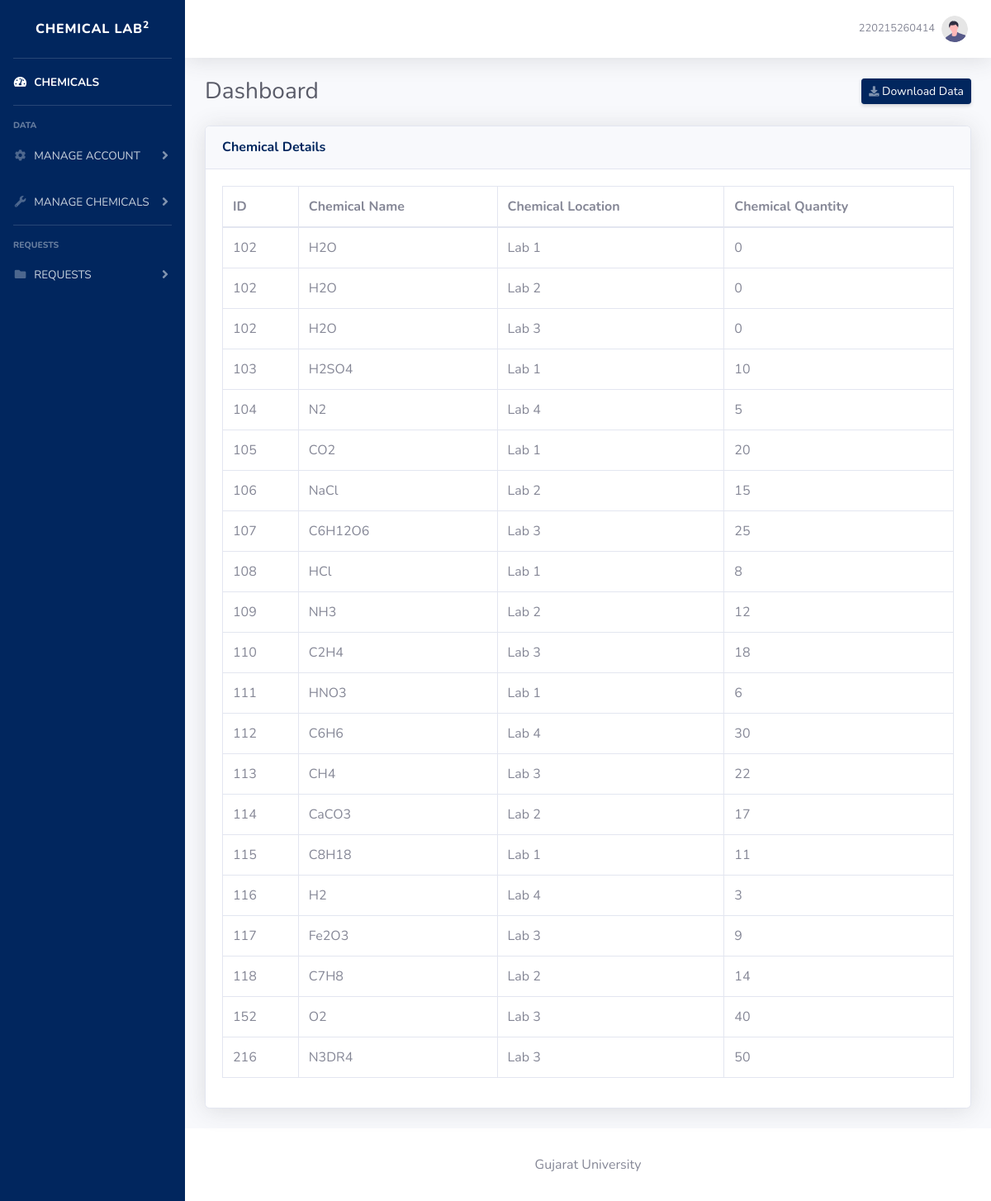
Screenshot of /admin/admin_dashboard.php (signed in) with the database file from the repository.
### tables this page shows
CREATE TABLE `tbl_chemical` (
  `chem_id` varchar(3) NOT NULL,
  `chem_name` varchar(40) NOT NULL,
  `chem_loc` varchar(2) NOT NULL,
  `chem_quan` varchar(3) NOT NULL
);

### admin/admin_dashboard.php (the view, shortened to what this page needs)
<?php
$username = $_SESSION["username"];
require '../php_files/connection.php';
$sql = "SELECT * FROM tbl_chemical";
$result = mysqli_query($conn, $sql);
$chemicals = [];
while ($row = mysqli_fetch_assoc($result)) {
    $chemicals[] = $row;
}
?>
<!DOCTYPE html>
<html lang="en">
<head>
    <link href="../vendor/fontawesome-free/css/all.min.css" rel="stylesheet" type="text/css">
    <link href="../css/sb-admin-2.min.css" rel="stylesheet">
</head>
<body id="page-top">
    <div id="wrapper">
        <ul class="navbar-nav bg-gradient-primary sidebar sidebar-dark accordion" id="accordionSidebar">
            <a class="sidebar-brand d-flex align-items-center justify-content-center" href="admin_dashboard.php">
                <div class="sidebar-brand-text mx-3">CHEMICAL LAB<sup>2</sup></div>
            </a>
            <hr class="sidebar-divider my-0">
            <li class="nav-item active">
                <a class="nav-link" href="admin_dashboard.php">
                    <i class="fas fa-fw fa-tachometer-alt"></i>
                    <span>CHEMICALS</span></a>
            </li>
            <hr class="sidebar-divider">
            <div class="sidebar-heading">
                DATA
            </div>
            <li class="nav-item">
                <a class="nav-link collapsed" href="#" data-toggle="collapse" data-target="#collapseTwo"
                    aria-expanded="true" aria-controls="collapseTwo">
                    <i class="fas fa-fw fa-cog"></i>
                    <span>MANAGE ACCOUNT</span>
                </a>
            </li>
            <li class="nav-item">
                <a class="nav-link collapsed" href="#" data-toggle="collapse" data-target="#collapseUtilities"
                    aria-expanded="true" aria-controls="collapseUtilities">
                    <i class="fas fa-fw fa-wrench"></i>
                    <span>MANAGE CHEMICALS</span>
                </a>
            </li>
            <hr class="sidebar-divider">
            <div class="sidebar-heading">
                Requests
            </div>
            <li class="nav-item">
                <a class="nav-link collapsed" href="#" data-toggle="collapse" data-target="#collapsePages"
                    aria-expanded="true" aria-controls="collapsePages">
                    <i class="fas fa-fw fa-folder"></i>
                    <span>REQUESTS</span>
                </a>
            </li>
        </ul>
        <div id="content-wrapper" class="d-flex flex-column">
            <div id="content">
                <nav class="navbar navbar-expand navbar-light bg-white topbar mb-4 static-top shadow">
                    <ul class="navbar-nav ml-auto">
                        <li class="nav-item dropdown no-arrow">
                            <a class="nav-link dropdown-toggle" href="#" id="userDropdown" role="button"
                                data-toggle="dropdown" aria-haspopup="true" aria-expanded="false">
                                <span class="mr-2 d-none d-lg-inline text-gray-600 small"><?php echo $username; ?></span>
                                <img class="img-profile rounded-circle" src="../img/undraw_profile.svg">
                            </a>
                        </li>
                    </ul>
                </nav>
                <div class="container-fluid">
                    <div class="d-sm-flex align-items-center justify-content-between mb-4">
                        <h1 class="h3 mb-0 text-gray-800">Dashboard</h1>
                        <a href="#" class="d-none d-sm-inline-block btn btn-sm btn-primary shadow-sm"><i
                                class="fas fa-download fa-sm text-white-50"></i> Download Data</a>
                    </div>
                    <div class="card shadow mb-4">
                        <div class="card-header py-3">
                            <h6 class="m-0 font-weight-bold text-primary">Chemical Details</h6>
                        </div>
                        <div class="card-body">
                            <div class="table-responsive">
                                <table class="table table-bordered" id="dataTable" width="100%" cellspacing="0">
                                    <thead>
                                        <tr>
                                            <th>ID</th>
                                            <th>Chemical Name</th>
                                            <th>Chemical Location</th>
                                            <th>Chemical Quantity</th>
                                        </tr>
                                    </thead>
                                    <tbody>
                                        <?php foreach ($chemicals as $chemical) : ?>
                                            <tr>
                                                <td><?php echo $chemical['chem_id']; ?></td>
                                                <td><?php echo $chemical['chem_name']; ?></td>
                                                <td><?php echo "Lab " . $chemical['chem_loc']; ?></td>
                                                <td><?php echo $chemical['chem_quan']; ?></td>
                                            </tr>
                                        <?php endforeach; ?>
                                    </tbody>
                                </table>
                            </div>
                        </div>
                    </div>
                </div>
            </div>
            <footer class="sticky-footer bg-white">
                <div class="container my-auto">
                    <div class="text-center">
                        <span>Gujarat University</span>
                    </div>
                </div>
            </footer>
        </div>
    </div>
</body>
</html>

### rows the page displays
tbl_chemical: chem "102", chem_name "H2O", chem_loc "1", chem_quan "0"
tbl_chemical: chem "102", chem_name "H2O", chem_loc "2", chem_quan "0"
tbl_chemical: chem "102", chem_name "H2O", chem_loc "3", chem_quan "0"
tbl_chemical: chem "103", chem_name "H2SO4", chem_loc "1", chem_quan "10"
tbl_chemical: chem "104", chem_name "N2", chem_loc "4", chem_quan "5"
tbl_chemical: chem "105", chem_name "CO2", chem_loc "1", chem_quan "20"
tbl_chemical: chem "106", chem_name "NaCl", chem_loc "2", chem_quan "15"
tbl_chemical: chem "107", chem_name "C6H12O6", chem_loc "3", chem_quan "25"
tbl_chemical: chem "108", chem_name "HCl", chem_loc "1", chem_quan "8"
tbl_chemical: chem "109", chem_name "NH3", chem_loc "2", chem_quan "12"
tbl_chemical: chem "110", chem_name "C2H4", chem_loc "3", chem_quan "18"
tbl_chemical: chem "111", chem_name "HNO3", chem_loc "1", chem_quan "6"
tbl_chemical: chem "112", chem_name "C6H6", chem_loc "4", chem_quan "30"
tbl_chemical: chem "113", chem_name "CH4", chem_loc "3", chem_quan "22"
tbl_chemical: chem "114", chem_name "CaCO3", chem_loc "2", chem_quan "17"
tbl_chemical: chem "115", chem_name "C8H18", chem_loc "1", chem_quan "11"
tbl_chemical: chem "116", chem_name "H2", chem_loc "4", chem_quan "3"
tbl_chemical: chem "117", chem_name "Fe2O3", chem_loc "3", chem_quan "9"
tbl_chemical: chem "118", chem_name "C7H8", chem_loc "2", chem_quan "14"
tbl_chemical: chem "152", chem_name "O2", chem_loc "3", chem_quan "40"
tbl_chemical: chem "216", chem_name "N3DR4", chem_loc "3", chem_quan "50"

### other values shown
$username "220215260414"
